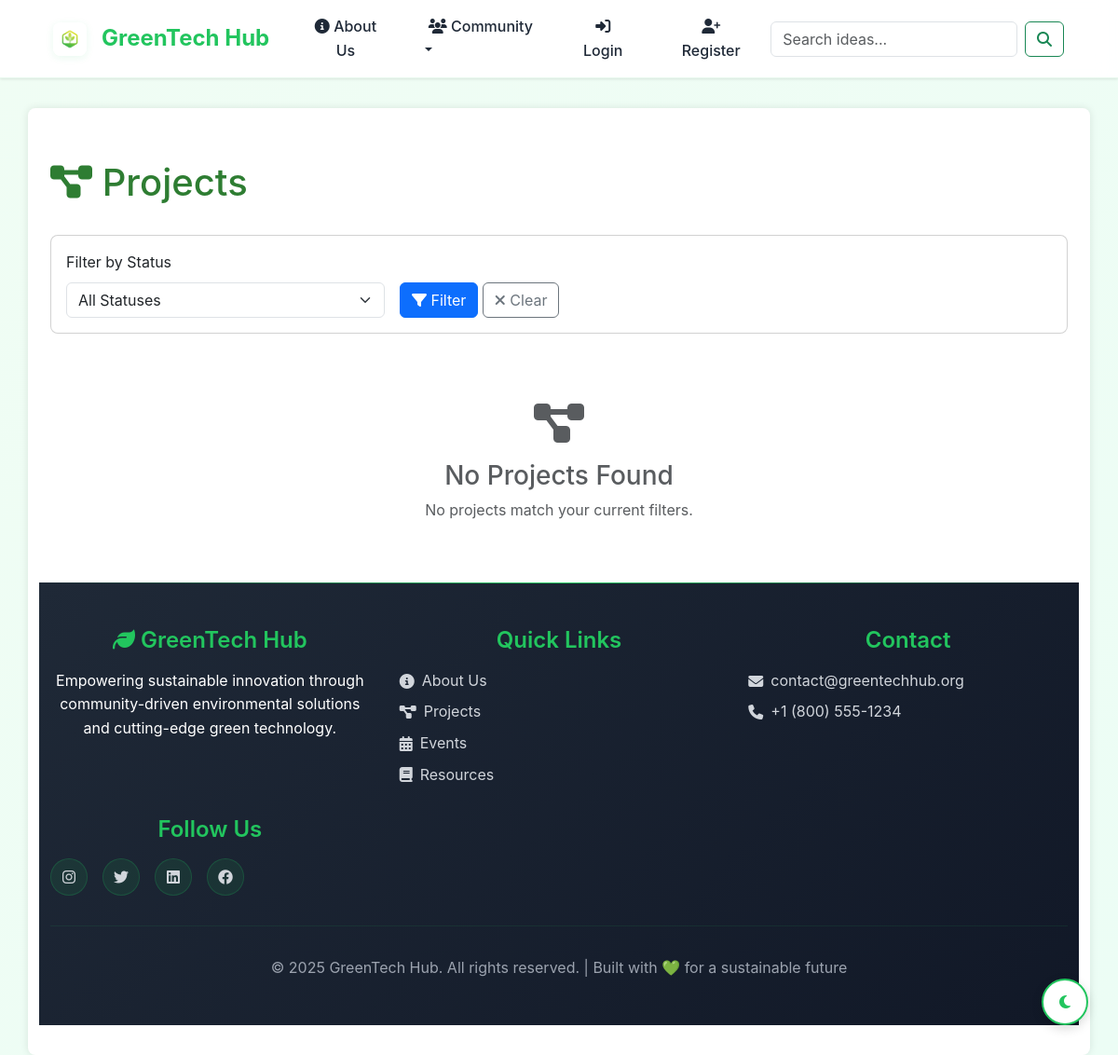
The page /projects/ on the database as committed earlier.
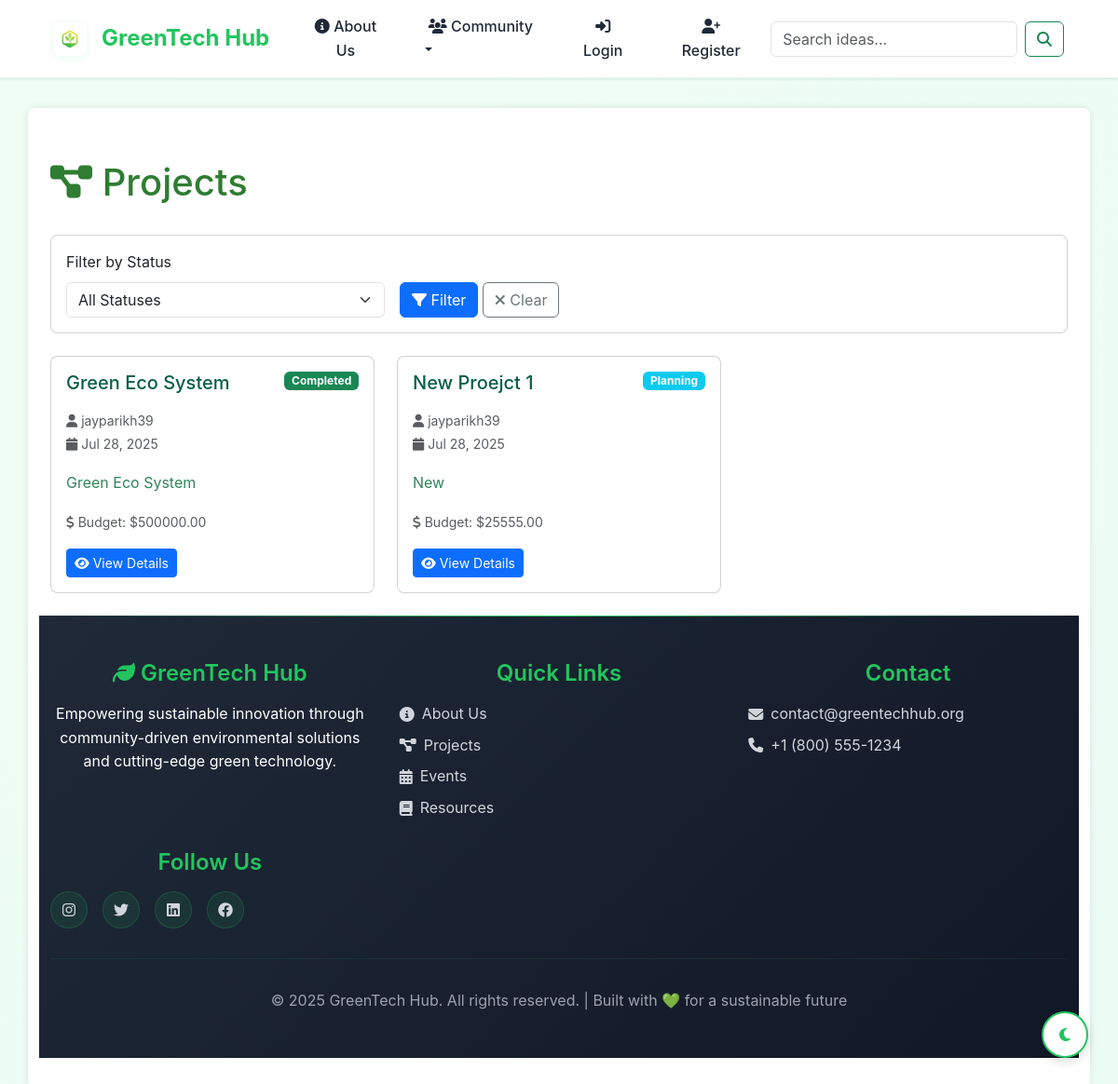
The same page on the database as committed later.
### green_app/models.py (models this page shows, shortened)
class Project(models.Model):
    STATUS_CHOICES = [
        ('planning', 'Planning'),
        ('in_progress', 'In Progress'),
        ('completed', 'Completed'),
        ('on_hold', 'On Hold'),
    ]
    title = models.CharField(max_length=200)
    description = models.TextField()
    idea = models.ForeignKey(GreenIdea, on_delete=models.CASCADE, related_name='projects')
    creator = models.ForeignKey(User, on_delete=models.CASCADE)
    status = models.CharField(max_length=20, choices=STATUS_CHOICES, default='planning')
    start_date = models.DateField()
    end_date = models.DateField(null=True, blank=True)
    budget = models.DecimalField(max_digits=10, decimal_places=2, null=True, blank=True)
    created_at = models.DateTimeField(auto_now_add=True)

### green_app/views.py (the view)
# urls.py: path('projects/', views.ProjectListView.as_view(), name='project_list'),
class ProjectListView(ListView):
    model = Project
    template_name = 'green_app/project_list.html'
    context_object_name = 'projects'
    ordering = ['-created_at']
    paginate_by = 10
    def get_queryset(self):
        queryset = super().get_queryset()
        status_filter = self.request.GET.get('status')
        if status_filter:
            queryset = queryset.filter(status=status_filter)
        return queryset

### templates/green_app/project_list.html (shortened to what this page needs)
{% extends 'green_app/base.html' %}
{% block content %}
<div class="container mt-4">
    <div class="row">
        <div class="col-12">
            <div class="d-flex justify-content-between align-items-center mb-4">
                <h1><i class="fas fa-project-diagram"></i> Projects</h1>
            </div>
            <div class="card mb-4">
                <div class="card-body">
                    <form method="get" class="row g-3">
                        <div class="col-md-4">
                            <label for="status" class="form-label">Filter by Status</label>
                            <select name="status" id="status" class="form-select">
                                <option value="">All Statuses</option>
                            </select>
                        </div>
                        <div class="col-md-4">
                            <label class="form-label">&nbsp;</label>
                            <div>
                                <button type="submit" class="btn btn-primary">
                                    <i class="fas fa-filter"></i> Filter
                                </button>
                                <a href="{% url 'project_list' %}" class="btn btn-outline-secondary">
                                    <i class="fas fa-times"></i> Clear
                                </a>
                            </div>
                        </div>
                    </form>
                </div>
            </div>
            {% if projects %}
                <div class="row">
                    {% for project in projects %}
                    <div class="col-md-6 col-lg-4 mb-4">
                        <div class="card h-100 project-card">
                            <div class="card-body">
                                <div class="d-flex justify-content-between align-items-start mb-2">
                                    <h5 class="card-title">{{ project.title }}</h5>
                                    <span class="badge bg-{% if project.status == 'completed' %}success{% elif project.status == 'in_progress' %}warning{% elif project.status == 'planning' %}info{% else %}secondary{% endif %}">
                                        {{ project.get_status_display }}
                                    </span>
                                </div>
                                <p class="card-text text-muted">
                                    <small>
                                        <i class="fas fa-user"></i> {{ project.creator.username }}<br>
                                        <i class="fas fa-calendar"></i> {{ project.created_at|date:"M d, Y" }}
                                    </small>
                                </p>
                                <p class="card-text">
                                    {{ project.description|truncatewords:20 }}
                                </p>
                                {% if project.budget %}
                                <p class="card-text">
                                    <small class="text-muted">
                                        <i class="fas fa-dollar-sign"></i> Budget: ${{ project.budget }}
                                    </small>
                                </p>
                                {% endif %}
                                <div class="mt-auto">
                                    <a href="{% url 'project_detail' project.pk %}" class="btn btn-primary btn-sm">
                                        <i class="fas fa-eye"></i> View Details
                                    </a>
                                </div>
                            </div>
                        </div>
                    </div>
                    {% endfor %}
                </div>
            {% else %}
                <div class="text-center py-5">
                    <i class="fas fa-project-diagram fa-3x text-muted mb-3"></i>
                    <h3 class="text-muted">No Projects Found</h3>
                    <p class="text-muted">No projects match your current filters.</p>
                </div>
            {% endif %}
        </div>
    </div>
</div>
{% endblock %}

### templates/green_app/base.html (shortened to what this page needs)
<!doctype html>
<html lang="en">
<head>
    <link href="https://cdn.jsdelivr.net/npm/bootstrap@5.3.2/dist/css/bootstrap.min.css" rel="stylesheet">
    <link href="https://cdnjs.cloudflare.com/ajax/libs/font-awesome/6.4.0/css/all.min.css" rel="stylesheet">
    {% load static %}
    <link rel="stylesheet" href="{% static 'green_app/style.css' %}">
</head>
<body id="body" class="">
    <nav class="navbar navbar-expand-lg sticky-top">
        <div class="container">
            <a class="navbar-brand" href="{% url 'index' %}">
                <img src="{% static 'green_app/logo.png' %}" alt="GreenTech Hub Logo" style="height: 36px; width: 36px; margin-right: 8px; vertical-align: middle; border-radius: 8px; box-shadow: 0 2px 8px rgba(34,197,94,0.10); background: white;">
                <span style="vertical-align:middle;">GreenTech Hub</span>
            </a>
            <div class="collapse navbar-collapse" id="navbarNav">
                <ul class="navbar-nav me-auto mb-2 mb-lg-0">
                    <li class="nav-item"><a class="nav-link" href="{% url 'about_us' %}"><i class="fas fa-info-circle"></i> About Us</a></li>
                    <li class="nav-item dropdown">
                        <a class="nav-link dropdown-toggle" href="#" id="communityDropdown" role="button" data-bs-toggle="dropdown" aria-expanded="false">
                            <i class="fas fa-users"></i> Community
                        </a>
                    </li>
                    {% if user.is_authenticated %}
                        <li class="nav-item dropdown">
                            <a class="nav-link dropdown-toggle" href="#" id="createDropdown" role="button" data-bs-toggle="dropdown" aria-expanded="false">
                                <i class="fas fa-plus"></i> Create
                            </a>
                            <ul class="dropdown-menu" aria-labelledby="createDropdown">
                                <li><a class="dropdown-item" href="{% url 'submit_idea' %}"><i class="fas fa-lightbulb"></i> Submit Idea</a></li>
                                <li><a class="dropdown-item" href="{% url 'project_create' %}"><i class="fas fa-project-diagram"></i> Create Project</a></li>
                                <li><a class="dropdown-item" href="{% url 'event_create' %}"><i class="fas fa-calendar-plus"></i> Create Event</a></li>
                                <li><a class="dropdown-item" href="{% url 'resource_create' %}"><i class="fas fa-upload"></i> Upload Resource</a></li>
                                {% if user.is_staff %}
                                <li><hr class="dropdown-divider"></li>
                                <li><a class="dropdown-item" href="{% url 'newsletter_create' %}"><i class="fas fa-envelope"></i> Create Newsletter</a></li>
                                {% endif %}
                            </ul>
                        </li>
                        <li class="nav-item dropdown">
                            <a class="nav-link dropdown-toggle" href="#" id="accountDropdown" role="button" data-bs-toggle="dropdown" aria-expanded="false">
                                <i class="fas fa-user-circle"></i> Account
                            </a>
                            <ul class="dropdown-menu dropdown-menu-end" aria-labelledby="accountDropdown">
                                <li><a class="dropdown-item" href="{% url 'user_profile' %}"><i class="fas fa-user"></i> My Profile</a></li>
                                <li><a class="dropdown-item" href="{% url 'user_history' %}"><i class="fas fa-history"></i> User History</a></li>
                                <li><hr class="dropdown-divider"></li>
                                <li><a class="dropdown-item" href="{% url 'logout' %}"><i class="fas fa-sign-out-alt"></i> Logout</a></li>
                                <li><a class="dropdown-item text-danger" href="{% url 'unregister' %}"><i class="fas fa-user-times"></i> Unregister</a></li>
                            </ul>
                        </li>
                    {% else %}
                        <li class="nav-item"><a class="nav-link" href="{% url 'login' %}"><i class="fas fa-sign-in-alt"></i> Login</a></li>
                        <li class="nav-item"><a class="nav-link" href="{% url 'register' %}"><i class="fas fa-user-plus"></i> Register</a></li>
                    {% endif %}
                </ul>
                <form class="d-flex me-3" role="search" method="get" action="{% url 'search' %}">
                    <input class="form-control me-2" type="search" placeholder="Search ideas..." aria-label="Search" name="q" value="{{ request.GET.q|default:'' }}">
                    <button class="btn btn-outline-success" type="submit"><i class="fas fa-search"></i></button>
                </form>
            </div>
        </div>
    </nav>
    <main class="container {% if request.path != '/' %}non-home{% endif %}">
        {% block content %}{% endblock %}
    <footer class="footer">
        <div class="container">
            <div class="footer-content">
                <div class="footer-section">
                    <h4><i class="fas fa-leaf"></i> GreenTech Hub</h4>
                    <p>Empowering sustainable innovation through community-driven environmental solutions and cutting-edge green technology.</p>
                </div>
                <div class="footer-section">
                    <h4>Quick Links</h4>
                    <div style="display: flex; flex-direction: column; gap: 0.5rem;">
                        <a href="{% url 'about_us' %}"><i class="fas fa-info-circle"></i> About Us</a>
                        <a href="{% url 'project_list' %}"><i class="fas fa-project-diagram"></i> Projects</a>
                        <a href="{% url 'event_list' %}"><i class="fas fa-calendar-alt"></i> Events</a>
                        <a href="{% url 'resource_list' %}"><i class="fas fa-book"></i> Resources</a>
                    </div>
                </div>
                <div class="footer-section">
                    <h4>Contact</h4>
                    <div style="display: flex; flex-direction: column; gap: 0.5rem;">
                        <a href="mailto:contact@greentechhub.org">
                            <i class="fas fa-envelope"></i> contact@greentechhub.org
                        </a>
                        <a href="tel:+18005551234">
                            <i class="fas fa-phone"></i> +1 (800) 555-1234
                        </a>
                    </div>
                </div>
                <div class="footer-section">
                    <h4>Follow Us</h4>
                    <div class="social-links">
                        <a href="#" class="social-link" title="Instagram">
                            <i class="fab fa-instagram"></i>
                        </a>
                        <a href="#" class="social-link" title="Twitter">
                            <i class="fab fa-twitter"></i>
                        </a>
                        <a href="#" class="social-link" title="LinkedIn">
                            <i class="fab fa-linkedin"></i>
                        </a>
                        <a href="#" class="social-link" title="Facebook">
                            <i class="fab fa-facebook"></i>
                        </a>
                    </div>
                </div>
            </div>
            <div class="footer-bottom">
                <p>&copy; {% now "Y" %} GreenTech Hub. All rights reserved. | Built with 💚 for a sustainable future</p>
            </div>
        </div>
    </footer>
    <button onclick="toggleDarkMode()" class="dark-mode-toggle" id="darkModeToggle" title="Toggle Dark Mode">
        <i class="fas fa-moon" id="darkModeIcon"></i>
    </button>
</body>
</html>

Rows that differ between the two databases and show on the page:
added Project: title "Green Eco System", status "Completed", creator.username "jayparikh39", created_at "Jul 28, 2025", description "Green Eco System", budget "500000.00"
added Project: title "New Proejct 1", status "Planning", creator.username "jayparikh39", created_at "Jul 28, 2025", description "New", budget "25555.00"
Other text that changed with them:
text no longer shown: "No Projects Found No projects match your current filters."
